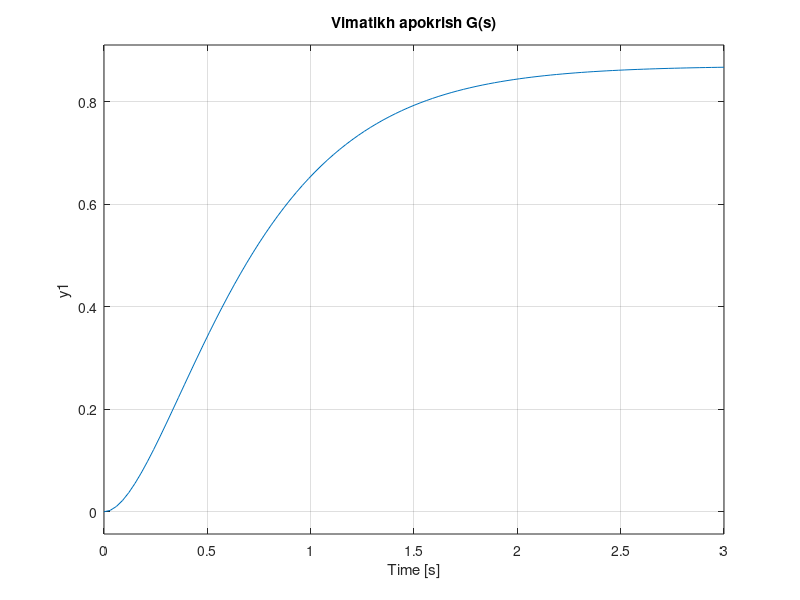
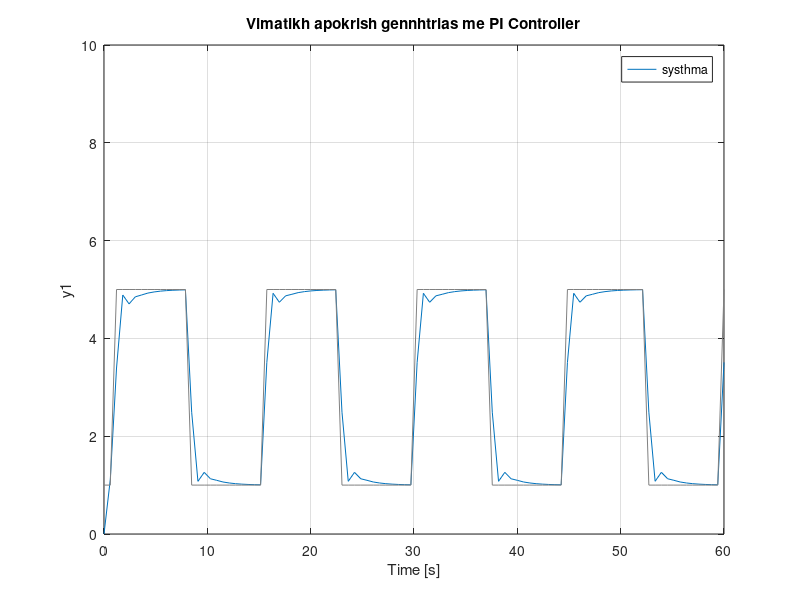
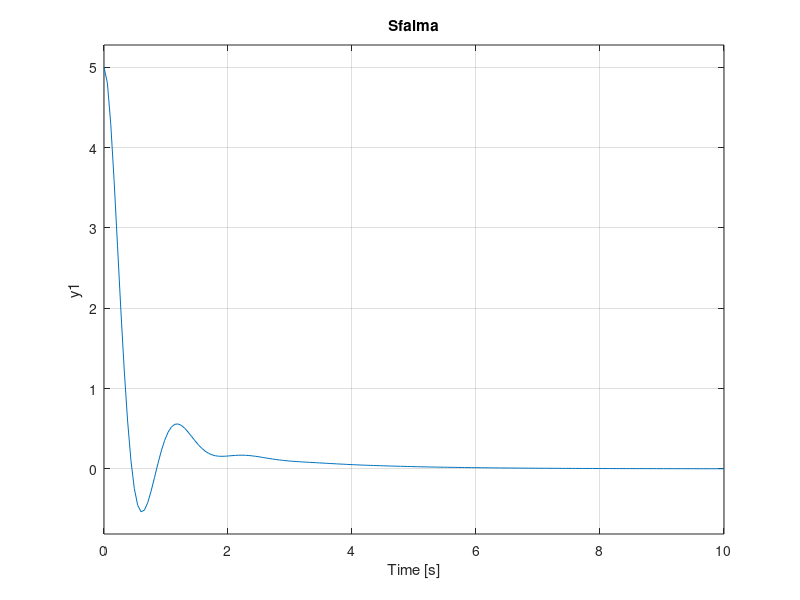
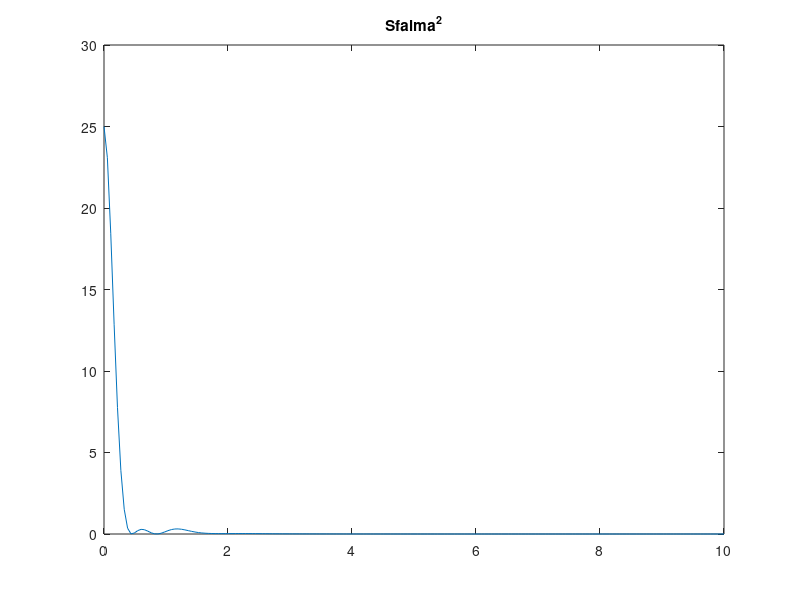

Write the MATLAB code that produced these figures, in order.
%erotima d1
s=tf('s')
Gs=0.87/(0.135*s^2+0.74*s+1) %sinartisi metaforas 
Ds=pidstd(4.5, 1.344)       %PI controller CHR Method
figure(1)
step(Gs)
title('Vimatikh apokrish G(s)')
%axis([0 5 0 1]);

%erotima d2
figure(2)
Tg=1.12;                    %Tg(Ts) 
t = linspace(0,60);         %prosarmozoume parametrous 
x = square(0.43*(t-1));     %gia thn anaparastash
s = tf('s');                %tou systhmatos

systhma = feedback(Ds*Gs, 1);
u=2*x+3;               %tetargwnikos polwmenos palmos
lsim(systhma,u,t);
axis([0 60 0 10])
title('Vimatikh apokrish gennhtrias me PI Controller')

figure(3)
A=norm(u,inf);
et=A/(1+(Ds*Gs));           %ypologismos sfalmatos
step(et);
[y,tOut] = step(et);
title('Sfalma');

et_sq=y.*y;             %ypologismos tetargwnoy sfalmatos
figure(4)  
plot(tOut,et_sq);
title('Sfalma^2')

integral=zeros(size(tOut));     %ypologismos ISE 
prev_integra1=zeros(size(tOut));
sum=zeros(size(tOut));
%xrisimopoioume dyo for wste na parasthsoume ton orismo
%tou oloklhromatos kai na paroume to epithimito apotelesma
 for i=2:length(tOut)
     integral(1)= 0;
     integral(i)=et_sq(i)*(tOut(i)-tOut(i-1));
 end

 for i=2:length(integral)
   sum(1)=0;
   prev_integra1(i)=sum(i-1);
   sum(i)=prev_integra1(i)+integral(i);    
 end

%vriskoume thn pio kontinh timh sthn timh apokatastashs  
figure(5)
plot(tOut,sum);
pos=find(tOut<=Tg);
ise=max(pos);         
ISE= sum(ise); 
title('ISE')

%Ypologismos ITSE me idio tropo
integral=zeros(size(tOut));
prev_integra1=zeros(size(tOut));
sum=zeros(size(tOut));
 
 for i=2:length(tOut)
     integral(1)= 0;
     integral(i)=i*et_sq(i)*(tOut(i)-tOut(i-1));
 end

 for i=2:length(integral)
   sum(1)=0;
   prev_integra1(i)=sum(i-1);
   sum(i)=prev_integra1(i)+integral(i);    
 end
 
figure(6)
plot(tOut,sum);
pos=find(tOut<=Tg);
itse=max(pos);         
ITSE= sum(itse);
title('ITSE')

%erotima d3
%PI controller set with Tsum method
Ds_Tsum=pidstd(0.57,0.37);
systhma_Tsum=feedback(Ds_Tsum*Gs,1);
figure(7);
lsim(systhma_Tsum,u,t);
title('Vimatikh apokrish gennhtrias me PI Controller//Tsum')
axis([0 60 0 10]);

%ypologismos sfalmatos Tsum
et_tsum=A-(systhma_Tsum*A);
figure(8)
step(et_tsum);
title('Sfalma//Tsum');
axis([0 7 -1 5]);
[y2,tOut2] = step(et_tsum);

et_tsum_sq=y2.*y2;  %ypologismos tetragwnikou sfalmatos Tsum
figure(9)
plot(tOut2,et_tsum_sq);
title('Sfalma^2//Tsum');

integral=zeros(size(tOut2));
prev_integra1=zeros(size(tOut2));
sum=zeros(size(tOut2));

%ISE kai ITSE me thn methodo pou xrhsimopoihthke parapanw 
 for i=2:length(tOut2)
     integral(1)= 0;
     integral(i)=et_tsum_sq(i)*(tOut2(i)-tOut2(i-1));
 end

 for i=2:length(integral)
   sum(1)=0;
   prev_integra1(i)=sum(i-1);
   sum(i)=prev_integra1(i)+integral(i);    
 end
 
figure(10)
plot(tOut2,sum);
pos2=find(tOut2<=Tg);
ise2_t=max(pos2);
ISE= sum(ise2_t);
title('ISE/Tsum')

integral=zeros(size(tOut2));
prev_integra1=zeros(size(tOut2));
sum=zeros(size(tOut2));

 %ftiaxnv to olokliroma itse 
 for i=2:length(tOut2)
     integral(1)= 0;
     integral(i)=i*et_tsum_sq(i)*(tOut2(i)-tOut2(i-1));
 end

 for i=2:length(integral)
   sum(1)=0;
   prev_integra1(i)=sum(i-1);
   sum(i)=prev_integra1(i)+integral(i);    
 end
 
figure(11)
plot(tOut2,sum);
pos2=find(tOut2<=Tg);
itse2=max(pos2);
ITSE2= sum(itse2);  
title('ITSE/Tsum')
